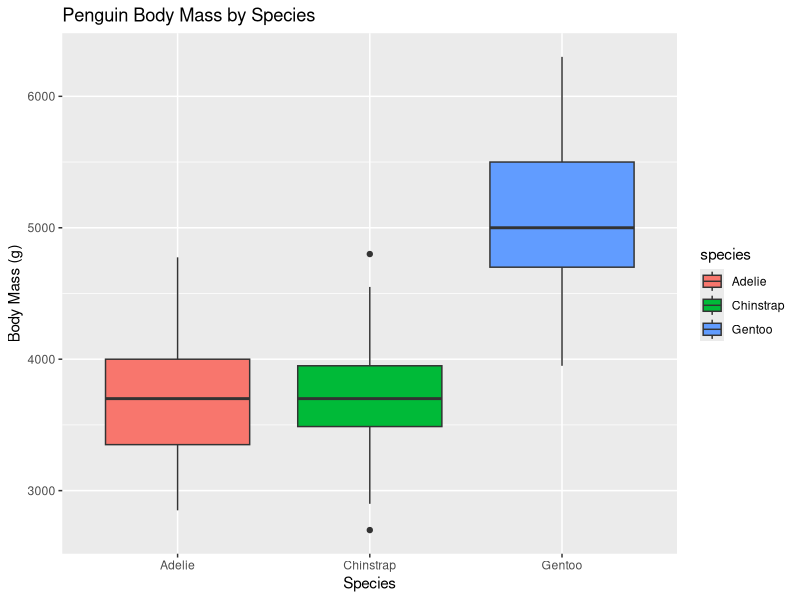

R code for this plot:
## ---- chunk 1
library(tidyverse)
library(palmerpenguins)
## ---- chunk 2
penguins |>
  ggplot(mapping=aes(x=species, y=body_mass_g,
         fill=species))+
  geom_boxplot()+
  labs(title = "Penguin Body Mass by Species", x=
         "Species",
       y="Body Mass (g)")
